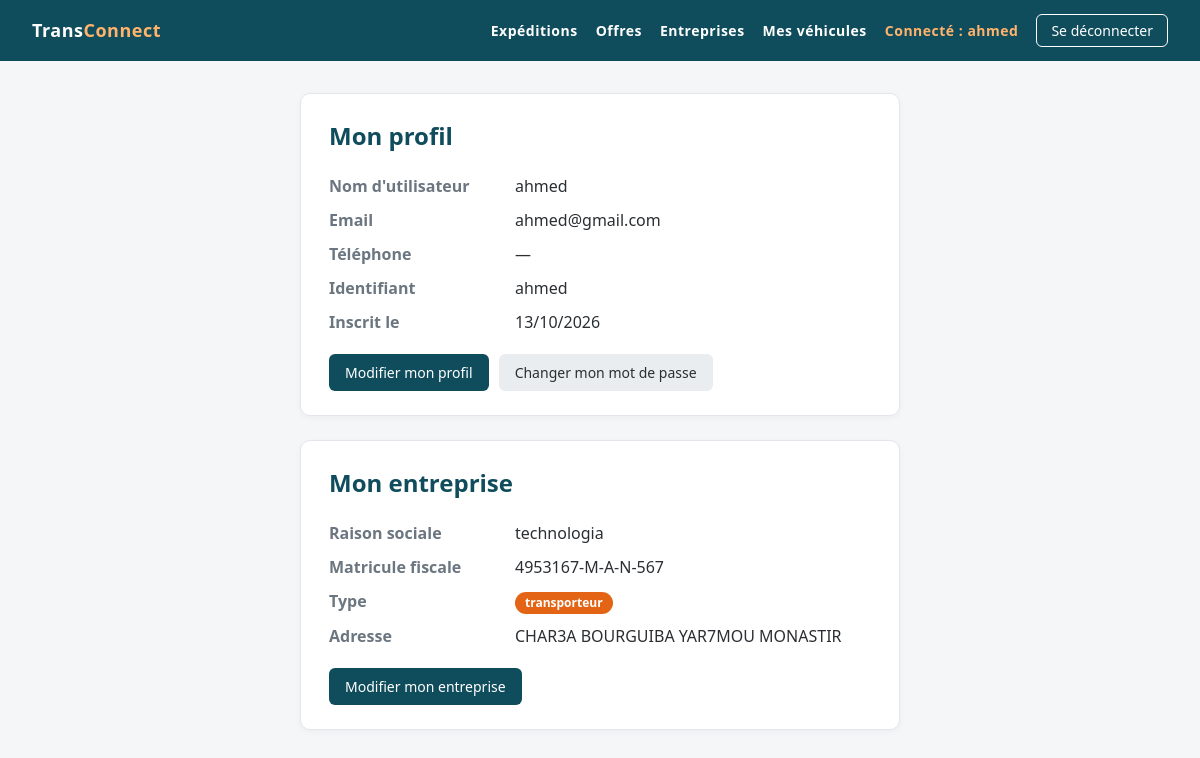
The page /profil/ (signed in) on the database its author committed.
### EntreprisesApp/models.py (models this page shows, shortened)
class Utilisateur(AbstractUser):
    user_id=models.CharField(max_length=8, primary_key=True)
    email=models.EmailField(unique=True, validators=[validate_email])
    role=models.CharField(max_length=20, choices=[
        ('admin','Administrateur'),
        ('char','Chargeur'),
        ('trans','Transporteur'),
    ], default='char')
    telephone=models.CharField(max_length=15, null=True, blank=True)
    created_at=models.DateTimeField(auto_now_add=True)
    updated_at=models.DateTimeField(auto_now=True)

class Entreprise(models.Model):
    raison_sociale = models.CharField(max_length=200 , null=False, blank=False)
    matricule_fiscale = models.CharField(max_length=17, unique=True, validators=[matricule_fiscal_validator])
    type_entreprise = models.CharField(max_length=100, choices= [
        ('char','chargeur'),
        ('trans','transporteur'),
    ] , default='char')
    adresse =models.TextField(validators=[MinLengthValidator(20, "Adresse doit contenir au moins 10 caractères"), MaxLengthValidator(200, "Adresse ne doit pas dépasser 200 caractères")])
    created_at = models.DateTimeField(auto_now_add=True)
    updated_at = models.DateTimeField(auto_now=True)
    gerant = models.OneToOneField(Utilisateur, on_delete=models.CASCADE, related_name='entreprise')

### EntreprisesApp/views.py (the view)
# urls.py: path('profil/', profil, name='profil'),
@login_required
def profil(request):
    return render(request, 'profil.html')

### templates/profil.html (shortened to what this page needs)
{% extends 'base.html' %}
{% block content %}
<div class="card narrow">
    <h1>Mon profil</h1>
    <dl class="details">
        <dt>Nom d'utilisateur</dt> <dd>{{ user.username }}</dd>
        <dt>Email</dt>             <dd>{{ user.email }}</dd>
        <dt>Téléphone</dt>         <dd>{{ user.telephone|default:"—" }}</dd>
        <dt>Identifiant</dt>       <dd>{{ user.user_id }}</dd>
        <dt>Inscrit le</dt>        <dd>{{ user.date_joined|date:"d/m/Y" }}</dd>
    </dl>
    <div class="actions">
        <a class="btn" href="{% url 'profil_modifier' %}">Modifier mon profil</a>
        <a class="btn btn-light" href="{% url 'password_change' %}">Changer mon mot de passe</a>
    </div>
</div>
<div class="card narrow" style="margin-top: 24px;">
    <h1>Mon entreprise</h1>
    {% if user.entreprise %}
        <dl class="details">
            <dt>Raison sociale</dt>    <dd>{{ user.entreprise.raison_sociale }}</dd>
            <dt>Matricule fiscale</dt> <dd>{{ user.entreprise.matricule_fiscale }}</dd>
            <dt>Type</dt>              <dd><span class="badge badge-{{ user.entreprise.type_entreprise }}">{{ user.entreprise.get_type_entreprise_display }}</span></dd>
            <dt>Adresse</dt>           <dd>{{ user.entreprise.adresse|linebreaksbr }}</dd>
        </dl>
        <div class="actions">
            <a class="btn" href="{% url 'entreprises:entreprise_update' user.entreprise.pk %}">Modifier mon entreprise</a>
        </div>
    {% else %}
        <p>Vous n'avez pas encore d'entreprise.</p>
        <div class="actions">
            <a class="btn" href="{% url 'entreprises:entreprise_create' %}">Créer mon entreprise</a>
        </div>
    {% endif %}
</div>
{% endblock %}

### templates/base.html (shortened to what this page needs)
{% load static %}
<!DOCTYPE html>
<html lang="fr">
<head>
    <link rel="stylesheet" href="{% static 'css/style.css' %}">
</head>
<body>
    <div class="topbar">
        <a class="brand" href="{% url 'home' %}">Trans<span>Connect</span></a>
        <nav>
            <a href="{% url 'expeditions:expedition_list' %}">Expéditions</a>
            <a href="{% url 'offres:offre_list' %}">Offres</a>
            <a href="{% url 'entreprises:entreprise_list' %}">Entreprises</a>
            {% if user.is_authenticated %}
                {% if user.entreprise.type_entreprise == 'char' %}
                    <a href="{% url 'expeditions:expedition_create' %}">Publier une expédition</a>
                {% elif user.entreprise.type_entreprise == 'trans' %}
                    <a href="{% url 'vehicules:vehicule_list' %}">Mes véhicules</a>
                {% else %}
                    <a href="{% url 'entreprises:entreprise_create' %}">Créer mon entreprise</a>
                {% endif %}
                <a class="nav-user" href="{% url 'profil' %}">Connecté : {{ user.username }}</a>
                <form method="post" action="{% url 'logout' %}">
                    <button type="submit">Se déconnecter</button>
                </form>
            {% else %}
                <a href="{% url 'login' %}">Se connecter</a>
                <a href="{% url 'inscription' %}">Créer un compte</a>
            {% endif %}
        </nav>
    </div>
    <div class="container">
        {% block content %}{% endblock %}
    </div>
</body>
</html>

### static/css/style.css (style rules this page uses)
:root { --primary: #0f4c5c; --primary-light: #1b6f80; --accent: #e36414; --bg: #f4f6f8; --card: #ffffff; --text: #2b2f33; --muted: #6b7680; --border: #e3e7eb; --danger: #c0392b; --radius: 10px; }
* { box-sizing: border-box; }
body { margin: 0; font-family: "Segoe UI", Roboto, Arial, sans-serif; background: var(--bg); color: var(--text); line-height: 1.5; }
.topbar { background: var(--primary); color: #fff; padding: 14px 32px; font-weight: 600; font-size: 18px; letter-spacing: .5px; }
.topbar span { color: #ffb36b; }
.container { max-width: 1100px; margin: 32px auto; padding: 0 20px; }
.card { background: var(--card); border: 1px solid var(--border); border-radius: var(--radius); padding: 24px 28px; box-shadow: 0 2px 6px rgba(0, 0, 0, .04); }
.card.narrow { max-width: 600px; margin: 0 auto; }
h1 { margin: 0 0 20px; font-size: 24px; color: var(--primary); }
a { color: var(--primary-light); text-decoration: none; }
.btn, button { display: inline-block; padding: 8px 16px; border: none; border-radius: 6px; font-size: 14px; font-family: inherit; cursor: pointer; background: var(--primary); color: #fff; transition: background .15s; }
.btn-light { background: #e9edf0; color: var(--text); }
.actions { display: flex; gap: 10px; margin-top: 20px; }
.badge { display: inline-block; padding: 2px 10px; border-radius: 12px; font-size: 12px; font-weight: 600; color: #fff; background: var(--muted); }
.badge-trans { background: #e36414; }
.details { display: grid; grid-template-columns: 170px 1fr; gap: 10px 16px; margin: 0; }
.details dt { color: var(--muted); font-weight: 600; }
.details dd { margin: 0; }
.topbar { display: flex; justify-content: space-between; align-items: center; }
.topbar a { color: #fff; text-decoration: none; }
.topbar nav { display: flex; align-items: center; gap: 18px; font-size: 14px; }
.topbar nav form { margin: 0; }
.topbar nav button { padding: 6px 14px; font-size: 14px; border: 1px solid #fff; }
.topbar .nav-user { color: #ffb36b; }

### rows shown on the page
Utilisateur: username "ahmed", email "ahmed@gmail.com", telephone "—", user_id "ahmed", date_joined "13/10/2026", entreprise.raison_sociale "technologia", entreprise.matricule_fiscale "4953167-M-A-N-567", entreprise.type_entreprise "transporteur", entreprise.adresse "CHAR3A BOURGUIBA YAR7MOU MONASTIR"
